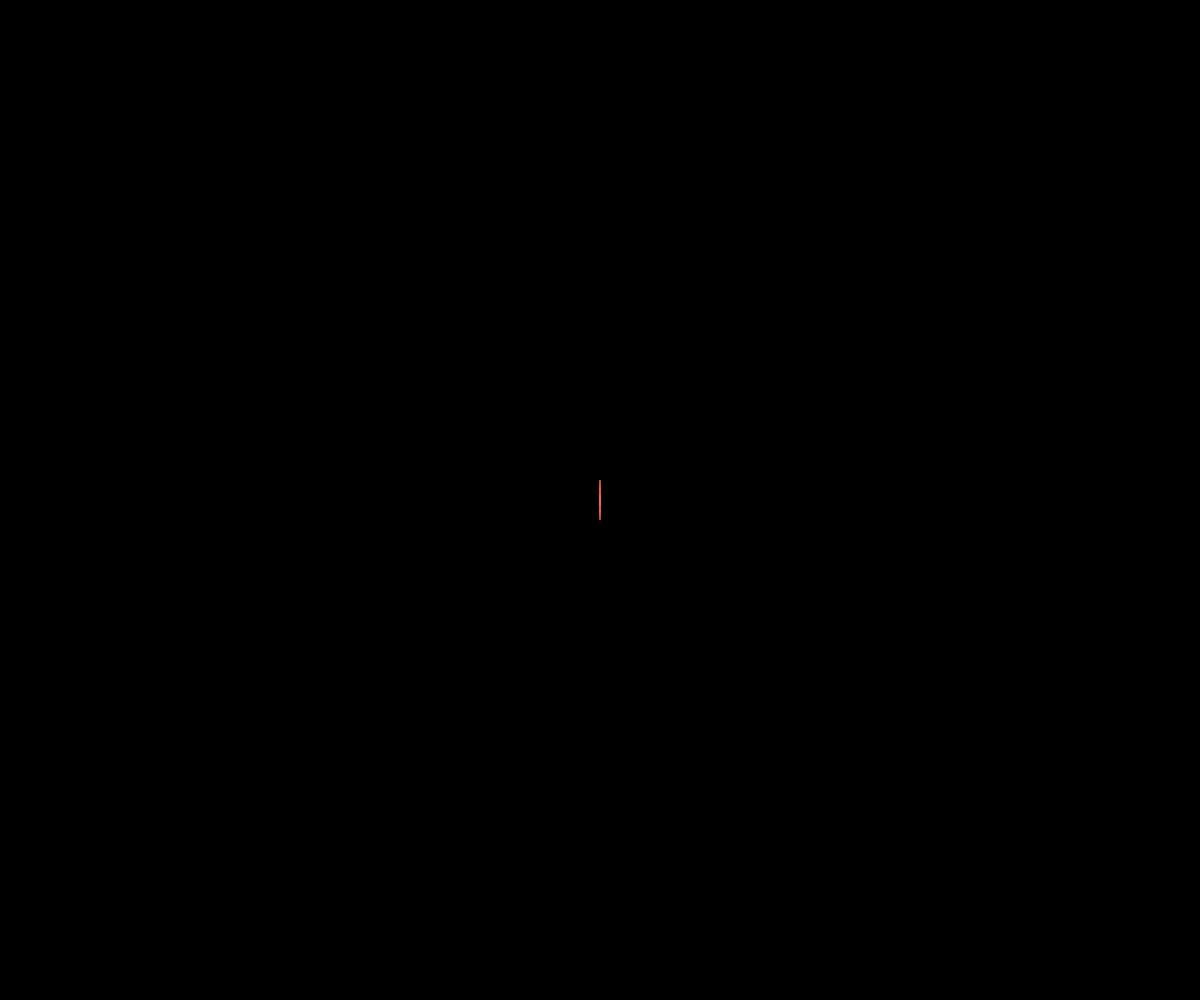
Frame 1 (no input)
Frame 60 (no input): blank canvas, image omitted
Frame 120 (the mouse pressed at the canvas centre since frame 60): blank canvas, image omitted

The p5.js sketch that drew this single still picture (run headless with seeded random() and noise() and a simulated clock; from frame 60 on, the mouse is pressed at the canvas centre):

// p5.js sketch
// ── sketch.js
let change = 0
let dir = 1

function setup() {
	createCanvas(windowWidth, windowHeight);
	ellipseMode(CENTER)
}

function draw() {
	background(0)

	stroke('tomato')
	noFill()

	change += dir
	ellipse(width/2, height/2, change, 40)

	if (change > 40 || change < 0) {
		dir *= -1


	}
}
